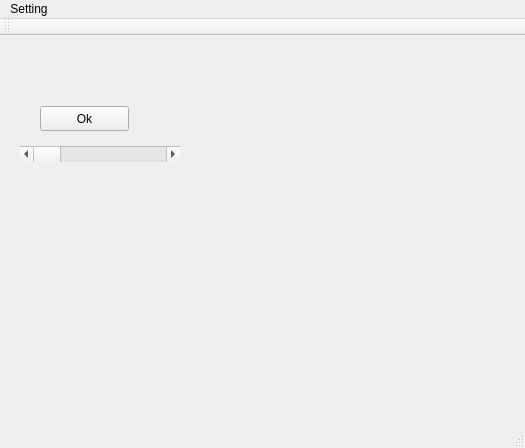
<?xml version="1.0" encoding="UTF-8"?>
<ui version="4.0">
 <class>MainWindow</class>
 <widget class="QMainWindow" name="MainWindow">
  <property name="geometry">
   <rect>
    <x>0</x>
    <y>0</y>
    <width>525</width>
    <height>448</height>
   </rect>
  </property>
  <property name="windowTitle">
   <string>MainWindow</string>
  </property>
  <widget class="QWidget" name="centralWidget">
   <widget class="QPushButton" name="pushButton">
    <property name="geometry">
     <rect>
      <x>40</x>
      <y>70</y>
      <width>89</width>
      <height>25</height>
     </rect>
    </property>
    <property name="text">
     <string>Ok</string>
    </property>
   </widget>
   <widget class="QScrollBar" name="horizontalScrollBar">
    <property name="geometry">
     <rect>
      <x>20</x>
      <y>110</y>
      <width>160</width>
      <height>16</height>
     </rect>
    </property>
    <property name="orientation">
     <enum>Qt::Horizontal</enum>
    </property>
   </widget>
  </widget>
  <widget class="QMenuBar" name="menuBar">
   <property name="geometry">
    <rect>
     <x>0</x>
     <y>0</y>
     <width>525</width>
     <height>22</height>
    </rect>
   </property>
   <widget class="QMenu" name="menuSetting">
    <property name="title">
     <string>Setting</string>
    </property>
   </widget>
   <addaction name="menuSetting"/>
  </widget>
  <widget class="QToolBar" name="mainToolBar">
   <attribute name="toolBarArea">
    <enum>TopToolBarArea</enum>
   </attribute>
   <attribute name="toolBarBreak">
    <bool>false</bool>
   </attribute>
  </widget>
  <widget class="QStatusBar" name="statusBar"/>
 </widget>
 <layoutdefault spacing="6" margin="11"/>
 <resources/>
 <connections/>
</ui>
